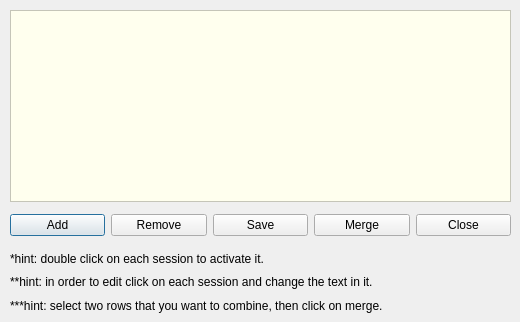
<?xml version="1.0" encoding="UTF-8"?>
<ui version="4.0">
 <class>sessionManagement</class>
 <widget class="QDialog" name="sessionManagement">
  <property name="geometry">
   <rect>
    <x>0</x>
    <y>0</y>
    <width>520</width>
    <height>322</height>
   </rect>
  </property>
  <property name="windowTitle">
   <string>Dialog</string>
  </property>
  <property name="styleSheet">
   <string notr="true"/>
  </property>
  <widget class="QTableView" name="sessionsInfo">
   <property name="geometry">
    <rect>
     <x>10</x>
     <y>10</y>
     <width>501</width>
     <height>192</height>
    </rect>
   </property>
   <property name="styleSheet">
    <string notr="true">background-color:#ffe</string>
   </property>
  </widget>
  <widget class="QWidget" name="layoutWidget">
   <property name="geometry">
    <rect>
     <x>10</x>
     <y>210</y>
     <width>501</width>
     <height>30</height>
    </rect>
   </property>
   <layout class="QHBoxLayout" name="horizontalLayout">
    <item>
     <widget class="QPushButton" name="addBtn">
      <property name="text">
       <string>Add</string>
      </property>
     </widget>
    </item>
    <item>
     <widget class="QPushButton" name="removeBtn">
      <property name="text">
       <string>Remove</string>
      </property>
     </widget>
    </item>
    <item>
     <widget class="QPushButton" name="saveBtn">
      <property name="text">
       <string>Save</string>
      </property>
     </widget>
    </item>
    <item>
     <widget class="QPushButton" name="mergeBtn">
      <property name="text">
       <string>Merge</string>
      </property>
     </widget>
    </item>
    <item>
     <widget class="QPushButton" name="closeBtn">
      <property name="text">
       <string>Close</string>
      </property>
     </widget>
    </item>
   </layout>
  </widget>
  <widget class="QWidget" name="layoutWidget">
   <property name="geometry">
    <rect>
     <x>10</x>
     <y>250</y>
     <width>491</width>
     <height>64</height>
    </rect>
   </property>
   <layout class="QVBoxLayout" name="verticalLayout">
    <item>
     <widget class="QLabel" name="label">
      <property name="text">
       <string>*hint: double click on each session to activate it.  </string>
      </property>
     </widget>
    </item>
    <item>
     <widget class="QLabel" name="label_2">
      <property name="text">
       <string>**hint: in order to edit click on each session and change the text in it.  </string>
      </property>
     </widget>
    </item>
    <item>
     <widget class="QLabel" name="label_3">
      <property name="text">
       <string>***hint: select two rows that you want to combine, then click on merge.</string>
      </property>
     </widget>
    </item>
   </layout>
  </widget>
 </widget>
 <resources/>
 <connections>
  <connection>
   <sender>closeBtn</sender>
   <signal>clicked()</signal>
   <receiver>sessionManagement</receiver>
   <slot>close()</slot>
   <hints>
    <hint type="sourcelabel">
     <x>359</x>
     <y>218</y>
    </hint>
    <hint type="destinationlabel">
     <x>350</x>
     <y>253</y>
    </hint>
   </hints>
  </connection>
 </connections>
</ui>
